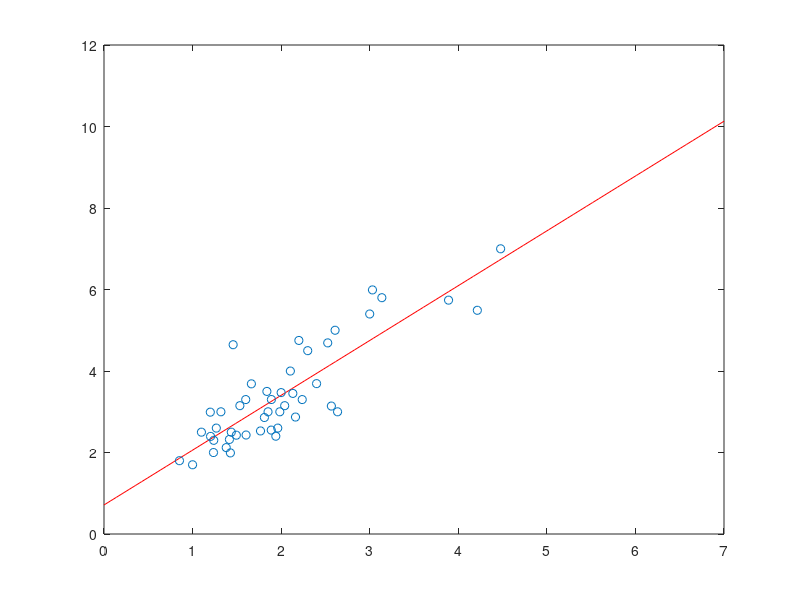

Reproduce this figure in MATLAB.
clear all;
clc;
%% Carregar os dados
L = load("housing_1.txt"); 
X = L(:,1);
Y = L(:,3);
Apr = 0.01;
th = [0 ;0]; %% W inicial
A = [X  X.^0]; %% A 
E0 =0
out = 0
%% Loop da interação
for i = 1:100000
  Y_S=A*th;
  Y_out = Y_S - Y;
  C_som = sum(Y_out);
  A_som = sum(Y_out.*X);
  NA = [A_som  C_som];
  NA = NA./length(Y);
  NA = NA*Apr;
  th = th - NA';
endfor
%ver no console
th
e =  Y - Y_S;
E = sum(e.^2)/length(X) 
% Mostrar o Grafico 3d
X11 = linspace(0,7);
y = th(2) +th(1)*X11;
plot(X11,y,'r'); hold on;
plot(X,Y,'o')
